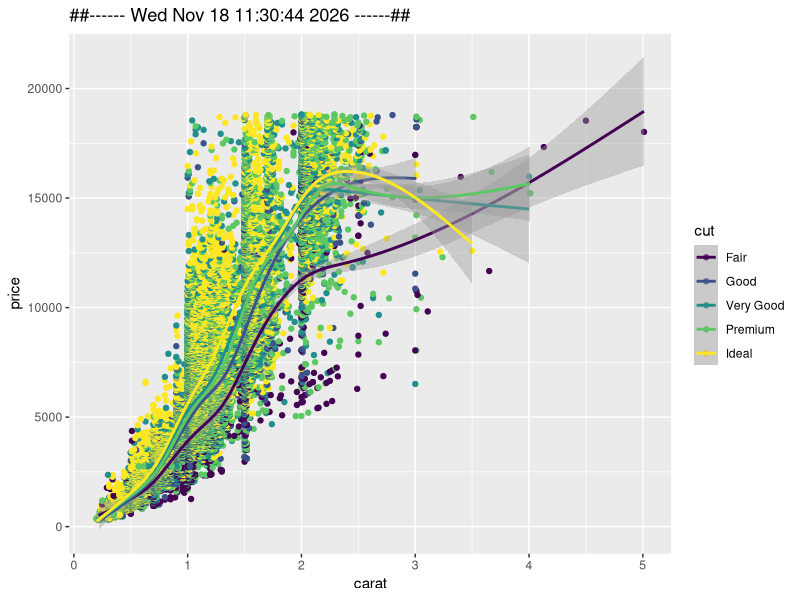

The R script that drew this image:
## ---- chunk 1

library(ggplot2)

current_datetime <- timestamp()

diamonds |> 
ggplot(aes(x = carat, y = price, color = cut)) +
  geom_point() +
  geom_smooth() +
  labs(title = current_datetime)

print('foobar')
  
